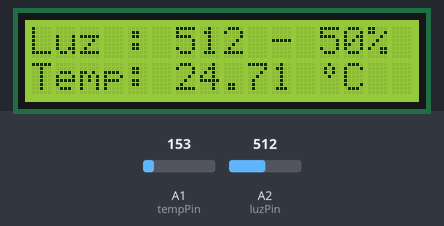
A sketch run on a simulated Arduino Uno, built with avr-gcc and run on an emulated ATmega328P. Shown: 16×2 character LCD. The inputs (shaded band) are chosen by the test bench; at power-on: A2 (luzPin) = 512, A1 (tempPin) = 153. What the sketch prints to the serial monitor is not drawn.

Above: at 1.2 s.
1.3 s: A2 (luzPin) set to 716
At 2.7 s:
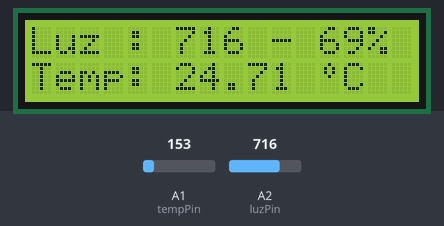
3.0 s: A1 (tempPin) set to 165
At 3.5 s:
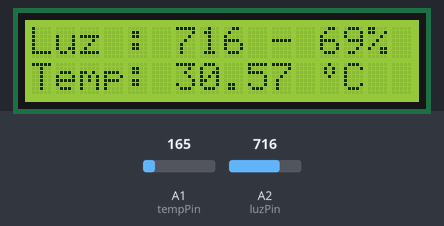
4.6 s: A1 (tempPin) set to 132
At 5.5 s:
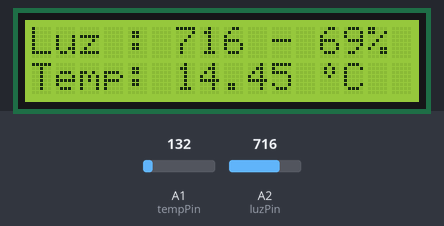
6.1 s: A1 (tempPin) set to 114
At 7.3 s:
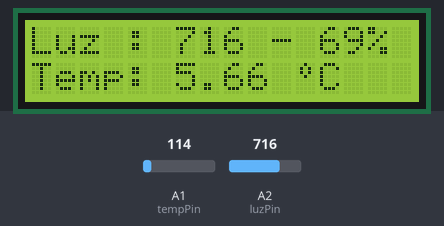
7.6 s: A2 (luzPin) set to 900
At 8.2 s:
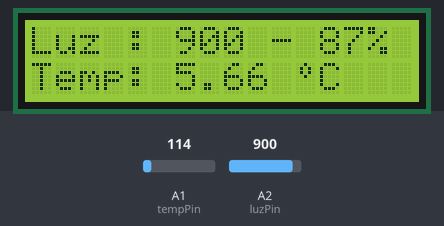
9.1 s: A2 (luzPin) set to 1023
At 10.1 s:
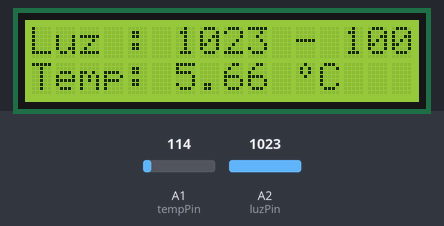
Timing chart, 0 to 11.7 s (numbered marks = the images above; inputs shaded):
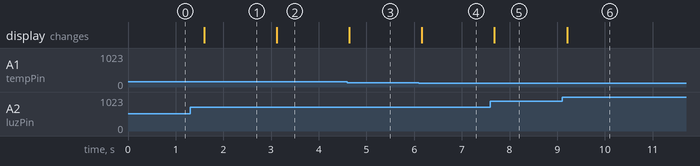

The sketch:

10-DisplayLCDLuzTemp.ino
```cpp
// (licence header left out)
// Biblioteca para el LCD
#include <LiquidCrystal.h>

// Variables para la conexión del LCD
const int
  rs = 8, en = 9,
  d4 = 4, d5 = 5,
  d6 = 6, d7 = 7;
LiquidCrystal lcd(rs, en, d4, d5, d6, d7);
int
  tempPin = A1,
  valorSensorTemp,
  luzPin = A2,
  valorSensorLuz;

byte customChar[] = {
  B00100,
  B01010,
  B01010,
  B00100,
  B00000,
  B00000,
  B00000,
  B00000
};

void setup() {
  // Se abre el puerto serial
  Serial.begin(9600);

  // Se establecen las columnas y filas de la pantalla
  lcd.begin(16, 2);
  lcd.createChar(0, customChar);
}  // setup

void loop() {
  // Realiza la lectura del sensor
  valorSensorLuz = analogRead(luzPin);
  int luz = map(valorSensorLuz, 0, 1023, 0, 100);

  valorSensorTemp = analogRead(tempPin);

  // Voltaje obtenido de los 5V posibles
  float voltage = (valorSensorTemp / 1024.0) * 5.0;

  // La base del sensor está desplazada
  // 500mV (-50 grados)
  // Cada 10mV se incrementa 1 grado celsius
  float temp = (voltage - 0.5) * 100;

  lcd.clear();
  lcd.print("Luz : ");
  lcd.print(valorSensorLuz);

  lcd.print(" - ");
  lcd.print(luz);
  lcd.print("%");

  lcd.setCursor(0,1);
  lcd.print("Temp: ");
  lcd.print(temp);
  lcd.print(" ");
  lcd.write(byte(0));
  lcd.print("C");

  Serial.print("Valor medido: ");
  Serial.print(valorSensorLuz);
  Serial.print(" - Porc: ");
  Serial.println(luz);

  delay(500);
}  // loop
```

Measured:
- after the input at 1.3 s, the display: changes after 0.29 s (image 1)
- after the input at 3.0 s, the display: changes after 0.12 s (image 2)
- after the input at 4.6 s, the display: changes at once (image 3)
- after the input at 6.1 s, the display: changes after 0.06 s (image 4)
- after the input at 7.6 s, the display: changes after 0.08 s (image 5)
- after the input at 9.1 s, the display: changes after 0.11 s (image 6)
